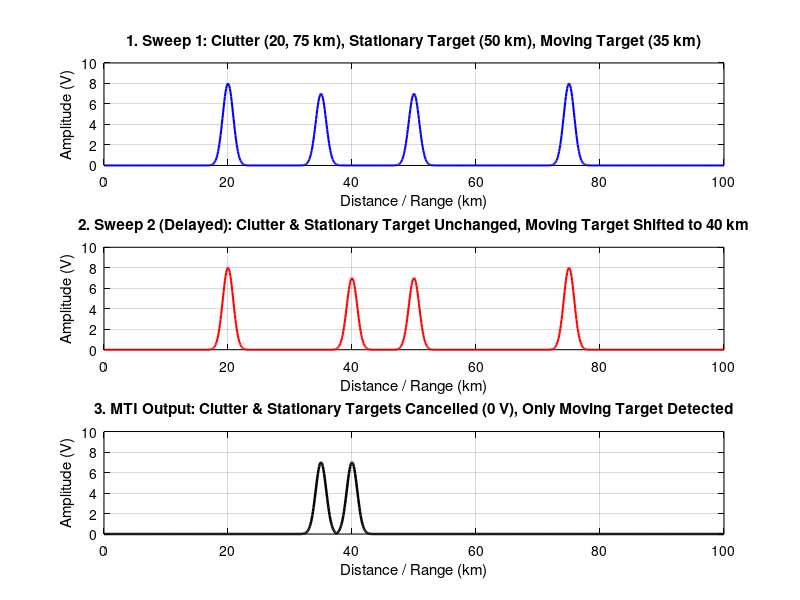

Write the MATLAB code that produced this figure.
clear; clc; close all;

range = 0:0.1:100;

clutter_sweep1 = 8 * exp(-((range - 20)/1.2).^2) + 8 * exp(-((range - 75)/1.2).^2);
clutter_sweep2 = clutter_sweep1;

stat_target_sweep1 = 7 * exp(-((range - 50)/1.2).^2);
stat_target_sweep2 = 7 * exp(-((range - 50)/1.2).^2);

mov_target_sweep1 = 7 * exp(-((range - 35)/1.2).^2);
mov_target_sweep2 = 7 * exp(-((range - 40)/1.2).^2);

sweep1 = clutter_sweep1 + stat_target_sweep1 + mov_target_sweep1;
sweep2 = clutter_sweep2 + stat_target_sweep2 + mov_target_sweep2;

mti_output = abs(sweep1 - sweep2);

figure('Name', 'MTI Radar: Clutter vs Stationary vs Moving', 'Color', 'w');

subplot(3,1,1);
plot(range, sweep1, 'b', 'LineWidth', 1.5);
title('1. Sweep 1: Clutter (20, 75 km), Stationary Target (50 km), Moving Target (35 km)', 'Color', 'k');
xlabel('Distance / Range (km)', 'Color', 'k');
ylabel('Amplitude (V)', 'Color', 'k');
ylim([0 10]); grid on;
set(gca, 'Color', 'w', 'XColor', 'k', 'YColor', 'k');

subplot(3,1,2);
plot(range, sweep2, 'r', 'LineWidth', 1.5);
title('2. Sweep 2 (Delayed): Clutter & Stationary Target Unchanged, Moving Target Shifted to 40 km', 'Color', 'k');
xlabel('Distance / Range (km)', 'Color', 'k');
ylabel('Amplitude (V)', 'Color', 'k');
ylim([0 10]); grid on;
set(gca, 'Color', 'w', 'XColor', 'k', 'YColor', 'k');

subplot(3,1,3);
plot(range, mti_output, 'k', 'LineWidth', 1.8);
title('3. MTI Output: Clutter & Stationary Targets Cancelled (0 V), Only Moving Target Detected', 'Color', 'k');
xlabel('Distance / Range (km)', 'Color', 'k');
ylabel('Amplitude (V)', 'Color', 'k');
ylim([0 10]); grid on;
set(gca, 'Color', 'w', 'XColor', 'k', 'YColor', 'k');
